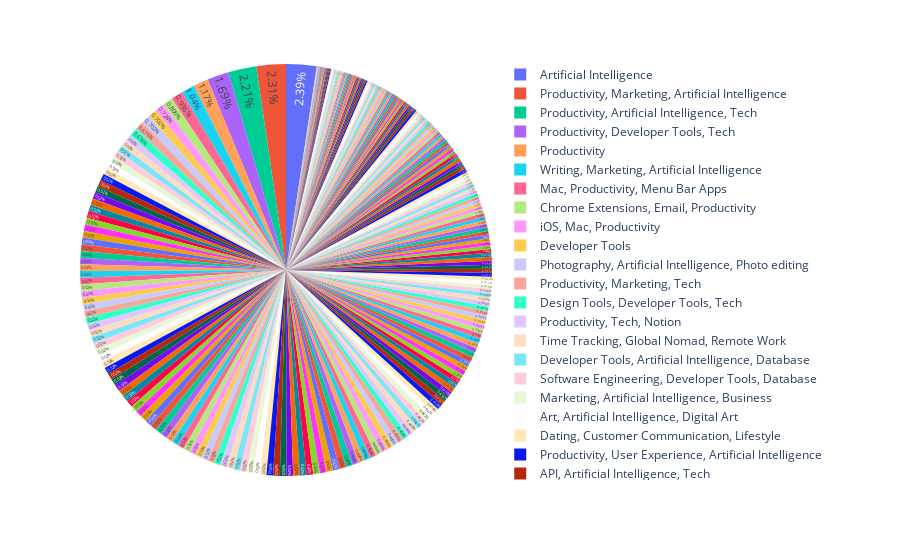

This figure's notebook cell:
### Code cell
import pandas as pd
from plotly.express import pie

df = pd.read_csv('posts_Year_2022_01_updated.csv')

fig = pie(df, values='totalCount', names='topics')
fig.update_traces(textposition='inside')
fig.show()

### Figure 1 — Plotly figure (JSON) as saved in the notebook; plotly's stock layout.template omitted (floating-point values rounded to 4 significant figures; data arrays with more than 128 entries replaced by an {"elided": "..."} marker saying what was removed)
{"data": [{"domain": {"x": [0, 1], "y": [0, 1]}, "hovertemplate": "topics=%{label}<br>totalCount=%{value}<extra></extra>", "labels": {"elided": "316 str values"}, "legendgroup": "", "name": "", "showlegend": true, "textposition": "inside", "type": "pie", "values": {"elided": "316 int values"}}], "layout": {"legend": {"tracegroupgap": 0}, "margin": {"t": 60}}}
